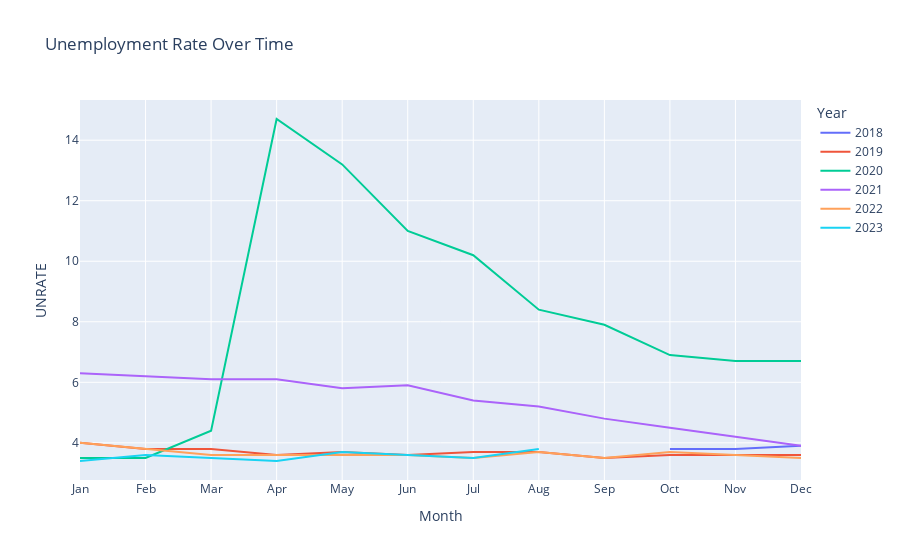

The code cell stored with this chart in its notebook:
### Markdown cell above
## Unemployment Rate Over Time (Year over Year)')

### Code cell
# Extracting month and year from the index
unemployment_data['Month'] = unemployment_data.index.month
unemployment_data['Year'] = unemployment_data.index.year

# Resetting index for plotting
unemployment_data_reset = unemployment_data.reset_index(drop=True)

# Creating the plot
fig = px.line(unemployment_data_reset, x='Month', y='UNRATE', color='Year', title='Unemployment Rate Over Time (Yr over Yr)')

# Updating x-axis to show only months
fig.update_xaxes(
    tickmode='array',
    tickvals=list(range(1, 13)),
    ticktext=['Jan', 'Feb', 'Mar', 'Apr', 'May', 'Jun', 'Jul', 'Aug', 'Sep', 'Oct', 'Nov', 'Dec']
)

fig.show()

### Figure 1 — Plotly figure (JSON) as saved in the notebook; plotly's stock layout.template omitted (floating-point values rounded to 4 significant figures)
{"data": [{"hovertemplate": "Year=2018<br>Month=%{x}<br>UNRATE=%{y}<extra></extra>", "legendgroup": "2018", "line": {"color": "#636efa", "dash": "solid"}, "marker": {"symbol": "circle"}, "mode": "lines", "name": "2018", "orientation": "v", "showlegend": true, "type": "scatter", "x": [10, 11, 12], "xaxis": "x", "y": [3.8, 3.8, 3.9], "yaxis": "y"}, {"hovertemplate": "Year=2019<br>Month=%{x}<br>UNRATE=%{y}<extra></extra>", "legendgroup": "2019", "line": {"color": "#EF553B", "dash": "solid"}, "marker": {"symbol": "circle"}, "mode": "lines", "name": "2019", "orientation": "v", "showlegend": true, "type": "scatter", "x": [1, 2, 3, 4, 5, 6, 7, 8, 9, 10, 11, 12], "xaxis": "x", "y": [4, 3.8, 3.8, 3.6, 3.7, 3.6, 3.7, 3.7, 3.5, 3.6, 3.6, 3.6], "yaxis": "y"}, {"hovertemplate": "Year=2020<br>Month=%{x}<br>UNRATE=%{y}<extra></extra>", "legendgroup": "2020", "line": {"color": "#00cc96", "dash": "solid"}, "marker": {"symbol": "circle"}, "mode": "lines", "name": "2020", "orientation": "v", "showlegend": true, "type": "scatter", "x": [1, 2, 3, 4, 5, 6, 7, 8, 9, 10, 11, 12], "xaxis": "x", "y": [3.5, 3.5, 4.4, 14.7, 13.2, 11, 10.2, 8.4, 7.9, 6.9, 6.7, 6.7], "yaxis": "y"}, {"hovertemplate": "Year=2021<br>Month=%{x}<br>UNRATE=%{y}<extra></extra>", "legendgroup": "2021", "line": {"color": "#ab63fa", "dash": "solid"}, "marker": {"symbol": "circle"}, "mode": "lines", "name": "2021", "orientation": "v", "showlegend": true, "type": "scatter", "x": [1, 2, 3, 4, 5, 6, 7, 8, 9, 10, 11, 12], "xaxis": "x", "y": [6.3, 6.2, 6.1, 6.1, 5.8, 5.9, 5.4, 5.2, 4.8, 4.5, 4.2, 3.9], "yaxis": "y"}, {"hovertemplate": "Year=2022<br>Month=%{x}<br>UNRATE=%{y}<extra></extra>", "legendgroup": "2022", "line": {"color": "#FFA15A", "dash": "solid"}, "marker": {"symbol": "circle"}, "mode": "lines", "name": "2022", "orientation": "v", "showlegend": true, "type": "scatter", "x": [1, 2, 3, 4, 5, 6, 7, 8, 9, 10, 11, 12], "xaxis": "x", "y": [4, 3.8, 3.6, 3.6, 3.6, 3.6, 3.5, 3.7, 3.5, 3.7, 3.6, 3.5], "yaxis": "y"}, {"hovertemplate": "Year=2023<br>Month=%{x}<br>UNRATE=%{y}<extra></extra>", "legendgroup": "2023", "line": {"color": "#19d3f3", "dash": "solid"}, "marker": {"symbol": "circle"}, "mode": "lines", "name": "2023", "orientation": "v", "showlegend": true, "type": "scatter", "x": [1, 2, 3, 4, 5, 6, 7, 8], "xaxis": "x", "y": [3.4, 3.6, 3.5, 3.4, 3.7, 3.6, 3.5, 3.8], "yaxis": "y"}], "layout": {"legend": {"title": {"text": "Year"}, "tracegroupgap": 0}, "title": {"text": "Unemployment Rate Over Time"}, "xaxis": {"anchor": "y", "domain": [0, 1], "tickmode": "array", "ticktext": ["Jan", "Feb", "Mar", "Apr", "May", "Jun", "Jul", "Aug", "Sep", "Oct", "Nov", "Dec"], "tickvals": [1, 2, 3, 4, 5, 6, 7, 8, 9, 10, 11, 12], "title": {"text": "Month"}}, "yaxis": {"anchor": "x", "domain": [0, 1], "title": {"text": "UNRATE"}}}}
